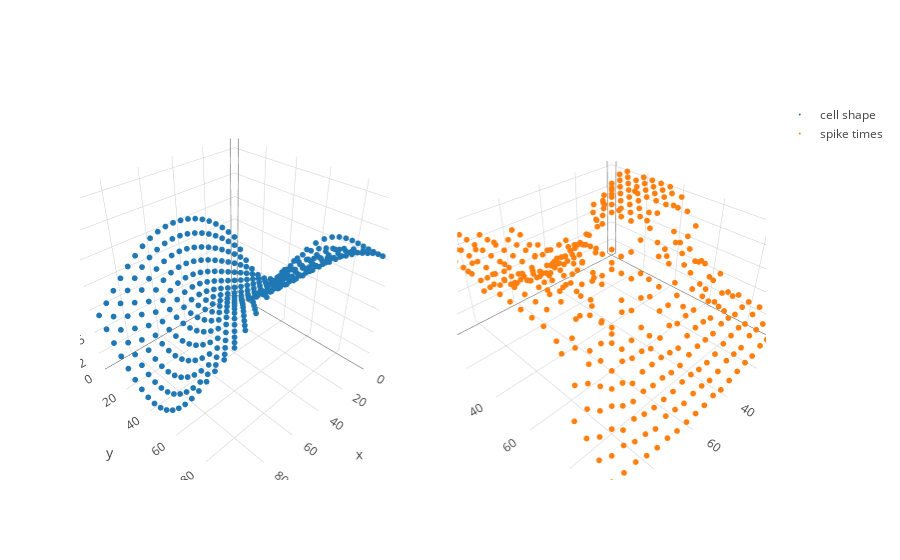

The code cell stored with this chart in its notebook:
### Code cell
X = sim.sim_X_equispaced(D = 2, N_dim = 20, lower=0, upper=100)
f = sim.sim_f(X, k=GPy.kern.RBF(2, variance=1.0, lengthscale=40.), mu = 4.0)

lif_gen = LIFSim()
spikes = lif_gen.sim(f)

trace_func = go.Scatter3d(x = X[:,0], y = X[:,1], z=f, mode = 'markers', marker=dict(size = 2,), name = "cell shape")
trace_draws = go.Scatter3d(x = X[:,0], y = X[:,1], z=spikes, mode = 'markers', marker=dict(size = 2,), name = "spike times")
fig = tools.make_subplots(rows=1, cols=2, specs=[[{'is_3d': True}, {'is_3d': True}]])
fig.append_trace(trace_func, 1, 1)
fig.append_trace(trace_draws, 1, 2)
iplot(fig)

### Figure 1 — Plotly figure (JSON) as saved in the notebook; plotly's stock layout.template omitted (floating-point values rounded to 4 significant figures; data arrays with more than 128 entries replaced by an {"elided": "..."} marker saying what was removed)
{"data": [{"marker": {"size": 2}, "mode": "markers", "name": "cell shape", "scene": "scene1", "type": "scatter3d", "x": {"elided": "400 int values"}, "y": {"elided": "400 int values"}, "z": {"elided": "400 float values"}}, {"marker": {"size": 2}, "mode": "markers", "name": "spike times", "scene": "scene2", "type": "scatter3d", "x": {"elided": "400 int values"}, "y": {"elided": "400 int values"}, "z": {"elided": "400 int values"}}], "layout": {"scene1": {"domain": {"x": [0, 0.45], "y": [0, 1]}}, "scene2": {"domain": {"x": [0.55, 1], "y": [0, 1]}}}}
